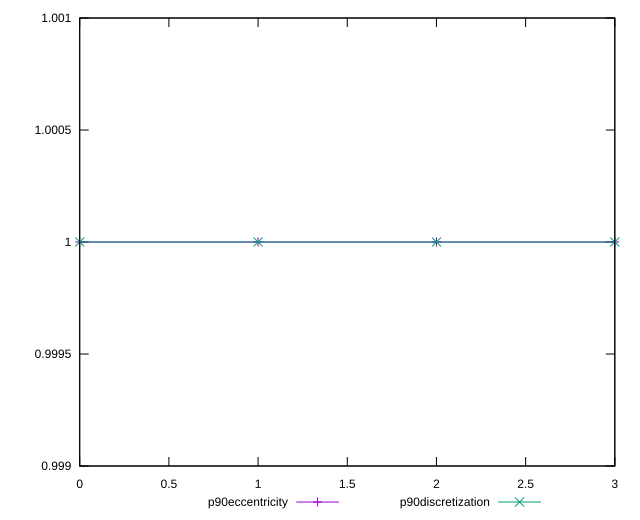

Recreate this plot in gnuplot.
reset

$p90Eccentricity <<EOF
0 0.9999999999999999
1 0.9999999999999999
2 1.0000000000000002
3 0.9999999999999997
EOF

$p90Discretization <<EOF
0 1
1 1
2 1
3 1
EOF

set key outside below
set xrange [0:3]
set yrange [0.9989999999999997:1.0010000000000001]
set trange [0.9989999999999997:1.0010000000000001]
set terminal svg size 640, 520 enhanced background rgb 'white'
set output "reports/report_00031_2021-02-24T23-18-18.084Z/meta/pScore/progression/eccentricity.svg"

plot $p90Eccentricity title "p90eccentricity" with linespoints, \
     $p90Discretization title "p90discretization" with linespoints

reset
